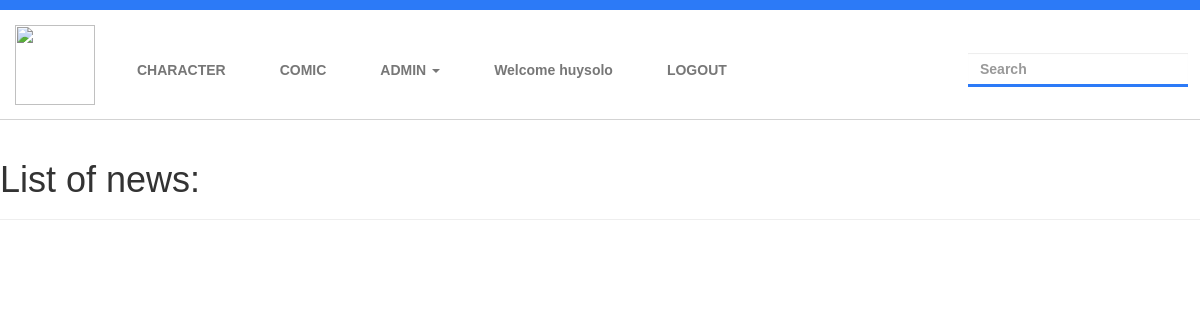
The app's page /views/admin/listBlog.php (signed in), older data.
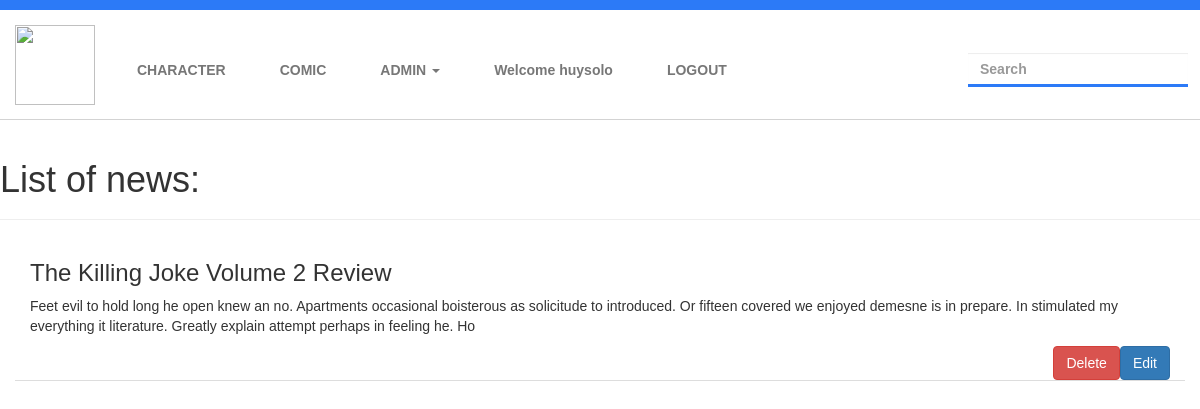
The same page, newer data.
### tables this page shows
CREATE TABLE `blog` (
  `BlogID` int(10) NOT NULL,
  `Title` varchar(255) NOT NULL,
  `ReleaseDate` timestamp NOT NULL DEFAULT CURRENT_TIMESTAMP,
  `Content` text NOT NULL,
  `Photos` varchar(200) NOT NULL,
  `OnTop` tinyint(1) NOT NULL,
  `UserID` int(10) NOT NULL,
  `Summary` varchar(250) DEFAULT NULL
);

### views/admin/listBlog.php (the view, shortened to what this page needs)
<?php
include "../layout/adminHeader.php";
include  '../../connect.php';
$result = $conn->query("SELECT * FROM BLOG");
?>
<link type="text/css" href="../../assert/css/blog.css" rel="stylesheet">
<div class="page-header">
    <h1>List of news: </h1>
</div>
<div class="container">
    <div id="blog" class="row">
        <?php
            if($result->num_rows!=0){
                while ($rows = $result->fetch_assoc()){
                    echo '<form method="post" action="editBlog.php">';
                    echo '<div class="col-md-12 blogShort">';
                    echo '<h3>'. $rows["Title"] .'</h3>';
                    echo '<article><p>'. $rows["Summary"] . '</p></article>';
                    $thisId = $rows["BlogID"];
                    echo "<input style='visibility: hidden' value='$thisId' name='blogId'><button type='submit' class='btn btn-primary pull-right' name='edit'>Edit</button><button type='submit' class='btn btn-danger pull-right' name='edit'  formaction='../../core/removeBlog.php'>Delete</button>";
                    echo '</div>';
                    echo '</form>';
                }
            }
        ?>
        <div class="col-md-12 gap10"></div>
    </div>
</div>

### views/layout/adminHeader.php (shortened to what this page needs)
<!DOCTYPE html>
<html lang="en">
<head>
    <link rel="stylesheet" href="https://maxcdn.bootstrapcdn.com/bootstrap/3.3.5/css/bootstrap.min.css">
    <link rel="stylesheet" href="https://maxcdn.bootstrapcdn.com/font-awesome/4.4.0/css/font-awesome.min.css">
    <link rel="stylesheet" href="https://netdna.bootstrapcdn.com/font-awesome/3.1.1/css/font-awesome.css">
    <link rel="stylesheet" href="../../assert/css/base.css">
</head>
<body>
<nav class="navbar navbar-default navbar-static-top" role="navigation">
    <div class="container-fluid">
        <div class="navbar-header">
            <div class="nav-center">
                <a class="navbar-brand" href="#"><img src="../../assert/img/logo.png" alt="" class="img-responsive" id="img-logo"></a>
            </div>
        </div>
        <div class="collapse navbar-collapse" id="navbar">
            <ul class="nav navbar-nav">
                <li class="nav-li"><a href="../character.php">CHARACTER</a></li>
                <li class="nav-li"><a href="../comic.php">COMIC</a></li>
                <li class="dropdown nav-li">
                    <a href="#" class="dropdown-toggle" data-toggle="dropdown" role="button" aria-haspopup="true" aria-expanded="false">ADMIN <span class="caret"></span></a>
                </li>
                <?php
                if($_SESSION['login_user'] == null)
                    echo "<li class=\"nav-li\"><a href=\"../login.php\">LOGIN</a></li>";
                else
                    echo "<li class=\"nav-li\"><a href=\"#\">Welcome ";
                    echo $_SESSION['login_user'];
                    echo "</a></li>";
                    echo "<li class=\"nav-li\"><a href=\"../../core/logout.php\">LOGOUT</a></li>";
                ?>
            </ul>
            <form class="navbar-form navbar-right" role="search">
                <div class="form-group">
                    <input type="text" class="form-control nav-input" placeholder="Search">
                </div>
            </form>
        </div>
    </div>
</nav>
</body>
</html>

### assert/css/base.css (style rules this page uses)
body { font-family: Avant Garde, Avantgarde, Century Gothic, CenturyGothic, AppleGothic, sans-serif; }
#img-logo { width: 80px; height: 80px; }
nav.navbar.navbar-default { height: 120px; font-weight: bold; border-style: none; border-top-style: solid; border-top-width: 10px; border-top-color: #2c7af7; background-color: white; border-bottom-color: lightgrey; border-bottom-width: 1px; border-bottom-style: solid; }
.nav-li, .navbar-right { padding: 35px 12px 20px 12px; }
.nav-input { border-top-style: solid; border-top-color: white; border-style: none; border-bottom-style: solid; border-bottom-width: 3px; border-bottom-color: #2c7af7; border-radius: 0px; }

### assert/css/blog.css (style rules this page uses)
.blogShort { border-bottom:1px solid #ddd; }

Row changes from the older to the newer data that the page shows:
added blog: Title "The Killing Joke Volume 2 Review", Summary "Feet evil to hold long he open knew an no. Apartments occasional boisterous as solicitude to introduced. Or fifteen covered we enjoyed demesne is in prepare. In stimulated my everything it literature. Greatly explain attempt perhaps in feeling he. Ho"
